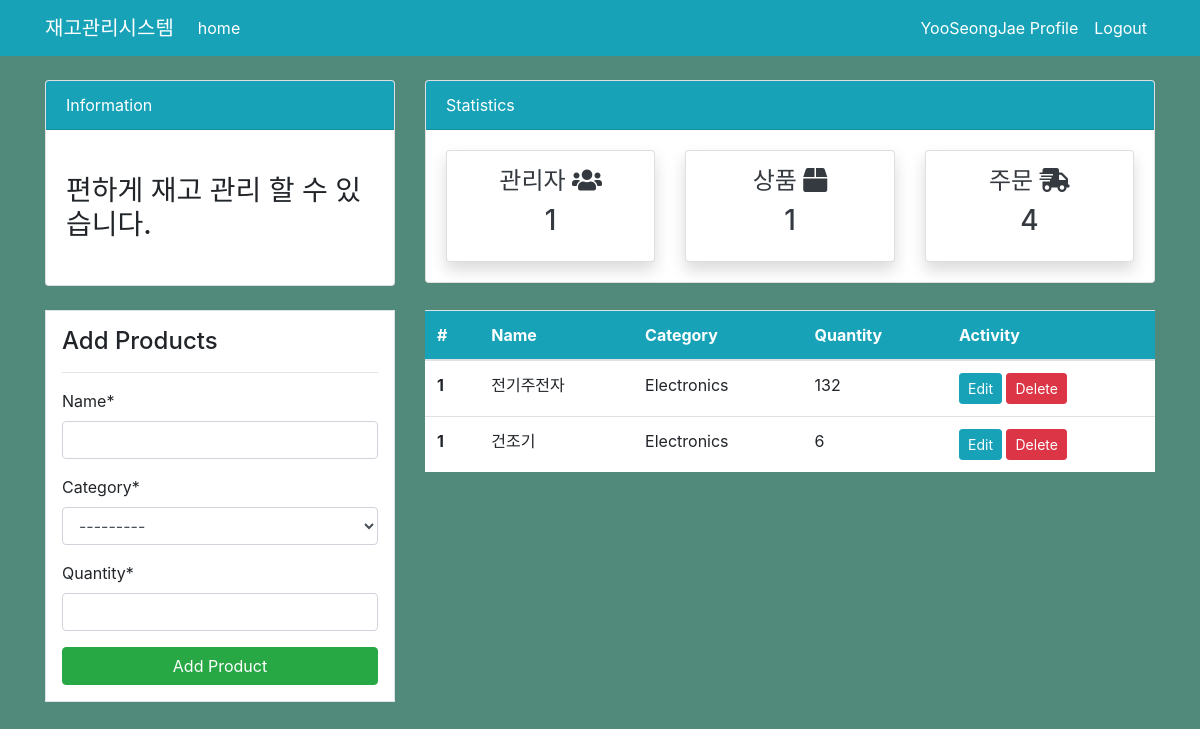
The app's page /product/ (signed in) with its own data.
### dashboard/models.py (models this page shows, shortened)
class Product(models.Model):
    name = models.CharField(max_length=100, null=True)
    category = models.CharField(max_length=20, choices=CATEGORY, null=True)
    quantity = models.PositiveIntegerField(null=True)
    class Meta:
        verbose_name_plural = 'Product'

### dashboard/views.py (the view)
# urls.py: path('product/',views.product, name='dashboard-product'),
@login_required
def product(request):
    items = Product.objects.all() # db 가져오기
    if request.method =='POST':
        form = ProductForm(request.POST)
        if form.is_valid():
            form.save()
            product_name = form.cleaned_data.get('name')
            messages.success(request,f'{product_name} has been added')
            return redirect('dashboard-product')
    else:
        form = ProductForm()
    context = {
        'items' : items,
        'form' : form,
    }
    return render(request, 'dashboard/product.html', context)

### dashboard/forms.py
class ProductForm(forms.ModelForm):
    class Meta:
        model = Product
        fields = ['name','category','quantity']

### templates/dashboard/product.html (shortened to what this page needs)
{% extends 'partials/base.html' %}
{% load crispy_forms_tags %}
{% block content %}
{% include 'partials/topnav.html' %}
  <div class="container">
    <div class="row my-4">
        <div class="col-md-4">
            <div class="border bg-white p-3">
                <h4>Add Products</h4>
                <hr>
                <form method="POST">
                {{ form|crispy }}
                <input class="btn btn-success btn-block" type="submit" value="Add Product">
                </form>
            </div>
        </div>
        <div class="col-md-8">
            <table class="table bg-white">
                <thead class="bg-info">
                    <tr class="text-white">
                        <th scope="col">#</th>
                        <th scope="col">Name</th>
                        <th scope="col">Category</th>
                        <th scope="col">Quantity</th>
                        <th scope="col">Activity</th>
                    </tr>
                </thead>
                <tbody>
                    {% for item in items %}
                    <tr>
                        <th scope="row">1</th>
                        <td>{{ item.name }}</td>
                        <td>{{ item.category}}</td>
                        <td>{{ item.quantity}}</td>
                        <td>
                            <a class="btn btn-info btn-sm" href="{% url 'dashboard-product-update' item.id %}">Edit</a>
                            <a class="btn btn-danger btn-sm" href="{% url 'dashboard-product-delete' item.id %}">Delete</a>
                        </td>
                    </tr>
                    {% endfor %}
                </tbody>
            </table>
        </div>
    </div>
</div>
{% endblock %}

### templates/partials/nav.html (shortened to what this page needs)
<nav class="navbar navbar-expand-lg navbar-info bg-info">
    {%if user.is_authenticated %}
    <div class="container">
        <a class="navbar-brand text-white" href="{% url 'dashboard-index' %}">재고관리시스템</a>
        <div class="collapse navbar-collapse" id="navbarSupportedContent">
            <ul class="navbar-nav mr-auto">
                <li class="nav-item active">
                    <a class="nav-link text-white" href="{% url 'dashboard-index' %}">home </a>
                </li>
            </ul>
            <ul class="navbar-nav ml-auto">
                <li class="nav-item active">
                    <a class="nav-link text-white" href="{% url 'user-profile'%}">{{user.username}} Profile </a>
                </li>
                <li class="nav-item">
                    <a class="nav-link text-white" href="{% url 'user-logout' %}">Logout</a>
                </li>
            </ul>
            {% endif %}
        </div>
    </div>
</nav>

### static/style.css (style rules this page uses)
body { background: rgb(81, 138, 123); }

### records on screen
Product: name "전기주전자", category "Electronics", quantity "132"
Product: name "건조기", category "Electronics", quantity "6"

### other values on screen
{{ user.username }} "YooSeongJae"
